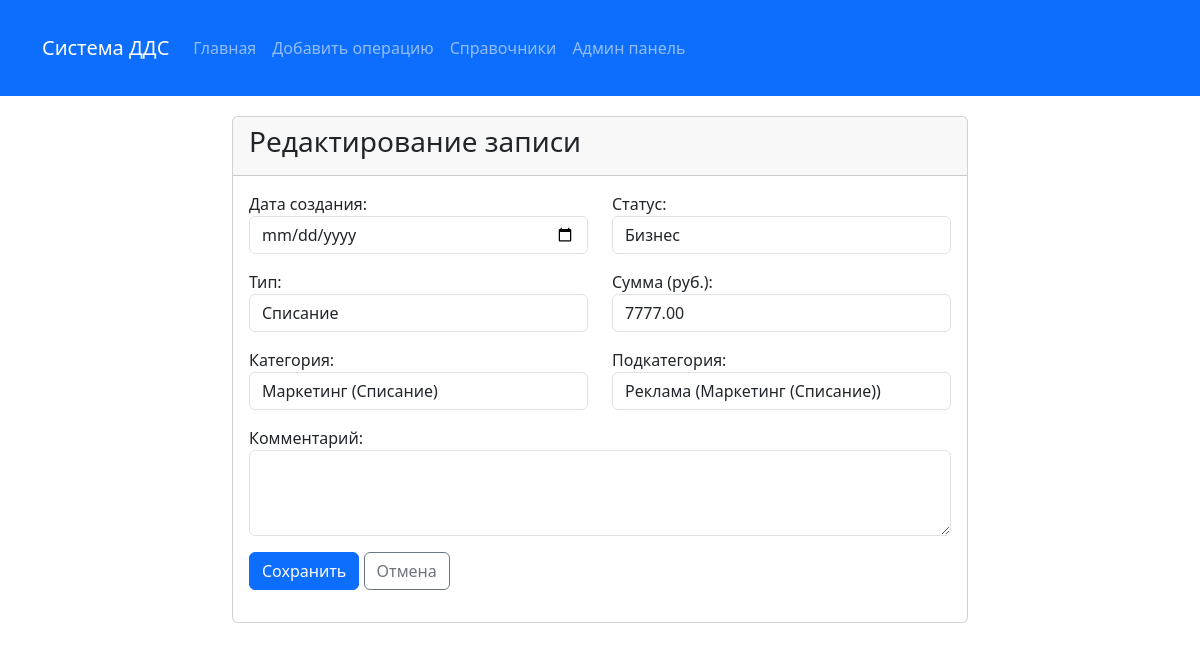
The app's page /cash-flow/6/update/ with its own data.
### cash_flow/models.py (models this page shows, shortened)
class CashFlow(models.Model):
    created_date = models.DateField(default=timezone.now, verbose_name="Дата создания")
    status = models.ForeignKey(Status, on_delete=models.PROTECT, verbose_name="Статус")
    type = models.ForeignKey(Type, on_delete=models.PROTECT, verbose_name="Тип")
    category = models.ForeignKey(Category, on_delete=models.PROTECT, verbose_name="Категория")
    subcategory = models.ForeignKey(Subcategory, on_delete=models.PROTECT, verbose_name="Подкатегория")
    amount = models.DecimalField(max_digits=12, decimal_places=2, validators=[MinValueValidator(0.01)],
                                 verbose_name="Сумма (руб.)")
    comment = models.TextField(blank=True, null=True, verbose_name="Комментарий")
    created_at = models.DateTimeField(auto_now_add=True, verbose_name="Время записи в систему")
    updated_at = models.DateTimeField(auto_now=True, verbose_name="Время обновления")
    class Meta:
        verbose_name = "Движение денежных средств"
        verbose_name_plural = "Движение денежных средств"
        ordering = ['-created_date']

### cash_flow/views.py (the view, shortened to what this page needs)
# urls.py: path('cash-flow/<int:pk>/update/', views.CashFlowUpdateView.as_view(), name='cash_flow_update'),
class CashFlowUpdateView(View):
    def get(self, request, pk):
        cash_flow = get_object_or_404(CashFlow, pk=pk)
        form = CashFlowForm(instance=cash_flow)
        return render(request, 'cash_flow/cash_flow_form.html', {'form': form, 'cash_flow': cash_flow})

### cash_flow/models.py (called while the page is built)
    def __str__(self):
        return self.name

    def __str__(self):
        return self.name

    def __str__(self):
        return f"{self.name} ({self.type})"

    def __str__(self):
        return f"{self.name} ({self.category})"

### cash_flow/templates/cash_flow/cash_flow_form.html (shortened to what this page needs)
{% extends 'cash_flow/base.html' %}
{% block content %}
<div class="row">
    <div class="col-md-8 offset-md-2">
        <div class="card">
            <div class="card-header">
                <h3>{% if cash_flow %}Редактирование записи{% else %}Добавление новой записи{% endif %}</h3>
            </div>
            <div class="card-body">
                <form method="post">
                    <div class="row mb-3">
                        <div class="col-md-6">
                            {{ form.created_date.label_tag }}
                            {{ form.created_date }}
                        </div>
                        <div class="col-md-6">
                            {{ form.status.label_tag }}
                            {{ form.status }}
                        </div>
                    </div>
                    <div class="row mb-3">
                        <div class="col-md-6">
                            {{ form.type.label_tag }}
                            {{ form.type }}
                        </div>
                        <div class="col-md-6">
                            {{ form.amount.label_tag }}
                            {{ form.amount }}
                        </div>
                    </div>
                    <div class="row mb-3">
                        <div class="col-md-6">
                            {{ form.category.label_tag }}
                            {{ form.category }}
                        </div>
                        <div class="col-md-6">
                            {{ form.subcategory.label_tag }}
                            {{ form.subcategory }}
                        </div>
                    </div>
                    <div class="mb-3">
                        {{ form.comment.label_tag }}
                        {{ form.comment }}
                    </div>
                    <div class="mb-3">
                        <button type="submit" class="btn btn-primary">Сохранить</button>
                        <a href="{% url 'index' %}" class="btn btn-outline-secondary">Отмена</a>
                    </div>
                </form>
            </div>
        </div>
    </div>
</div>
{% endblock %}

### records on screen
CashFlow: status "Бизнес", type "Списание", amount "7777.00", category "Маркетинг (Списание)", subcategory "Реклама (Маркетинг (Списание))"
